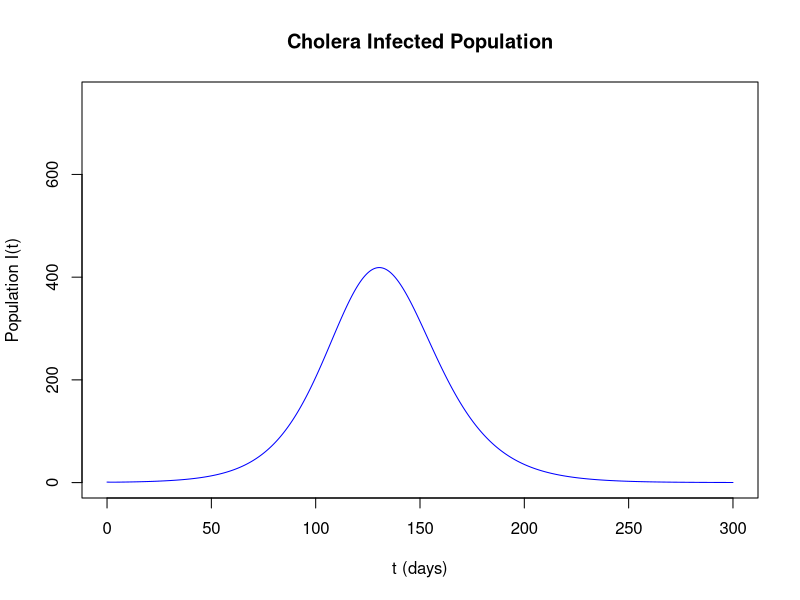
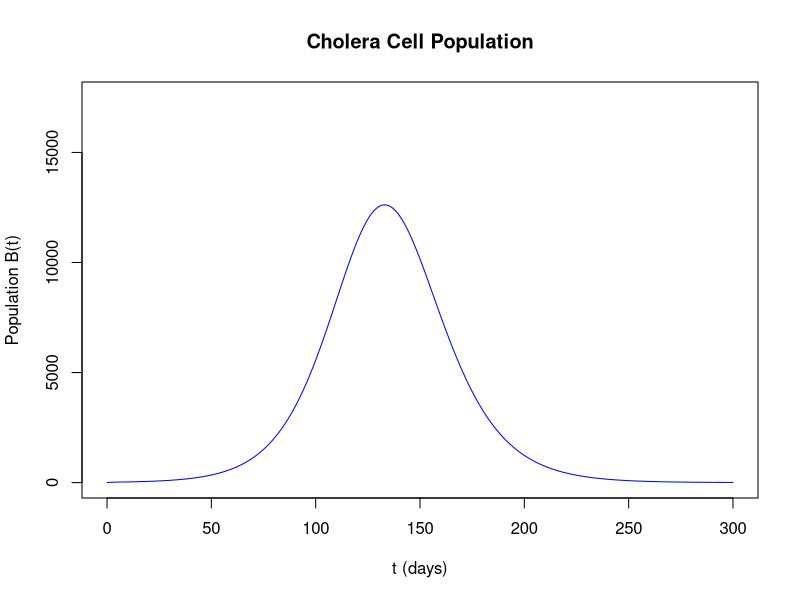

The R source for these figures, in order: (Note: a time limit stopped this script after it produced the figures.)
## ---- chunk 1
graph55 <- function(t_max) {
  # Define the RK4 constants
  N <- 10000;
  t_min <- 0;
  t_max <- t_max;
  h <- (t_max - t_min) / N;
  
  # Define the equation constants
  c <- 1; # day^-1
  k50 <- 1000000; # cells / ml
  gamma <- 0.2; # day^-1
  exr <- 10; # cells / (ml day person)
  nm <- -0.33; # day^-1
  
  # Define the diff eqs
  Sp <- function(B, S) {
    -1*c*( B / (k50+B) )*S;
  }
  
  Ip <- function(B, S, I) {
    c*( B / (k50+B) )*S - gamma*I;
  }
  
  Bp <- function(B, I) {
    exr*I + nm*B;
  }
  
  # Define the arrays for the values of the functions
  S <- rep(0, N);
  I <- rep(0, N);
  B <- rep(0, N);
  t <- rep(0, N);
  
  # Set up initial values
  S[1] <- 10000;
  I[1] <- 1;
  B[1] <- 0;
  t[1] = t_min;
  
  # Runge-Kutta for each diff eq
  for(i in 1:N) {
    # dS/dt
    a1 <- h*Sp(B[i], S[i]);
    b1 <- h*Sp(B[i] + 0.5*a1, S[i] + 0.5*a1);
    c1 <- h*Sp(B[i] + 0.5*b1, S[i] + 0.5*b1)
    d1 <- h*Sp(B[i] + c1, S[i] + c1);
    S[i+1] <- S[i]+(1/6)*(a1+2*b1+2*c1+d1); # Next S value

    
    # dI/dt
    a2 <- h*Ip(B[i], S[i], I[i]);
    b2 <- h*Ip(B[i] + 0.5*a2, S[i] + 0.5*a2, I[i] + 0.5*a2);
    c2 <- h*Ip(B[i] + 0.5*b2, S[i] + 0.5*b2, I[i] + 0.5*a2);
    d2 <- h*Ip(B[i] + c2, S[i] + c2, I[i] + c2);
    I[i+1] <- I[i]+(1/6)*(a2+2*b2+2*c2+d2); # Next I value
    
    # dB/dt
    a3 <- h*Bp(B[i], I[i]);
    b3 <- h*Bp(B[i] + 0.5*a3, I[i] + 0.5*a3);
    c3 <- h*Bp(B[i] + 0.5*b3, I[i] + 0.5*b3)
    d3 <- h*Bp(B[i] + c3, I[i] + c3);
    B[i+1] <- B[i]+(1/6)*(a3+2*b3+2*c3+d3); # Next B value
    
    # Update the time step
    t[i+1] <- t[1] + h*i;
  }
  
  plot(t, I,
        main = "Cholera Infected Population",
        xlab = "t (days)",           #x-axis label
        ylab = "Population I(t)",      #y-axis label
        type="l",
        col="blue", 
        xlim=c(t_min, t_max),                  #x-axis range
        ylim=c(0, 750)                #y-axis range
       )
  cat("Max infected pop reached on day", floor(t[which.max(I)]), "\n" );
  
  plot(t, B,
        main = "Cholera Cell Population",
        xlab = "t (days)",           #x-axis label
        ylab = "Population B(t)",      #y-axis label
        type="l",
        col="blue", 
        xlim=c(t_min, t_max),                  #x-axis range
        ylim=c(0, 17500)                #y-axis range
       )
  cat("Max bacteria count reached on day", floor(t[which.max(B)]), "\n" );

}

graph55(300)
## ---- chunk 2

graphEndemicCholera <- function(t_max) {
  # Define the RK4 constants
  N <- 1000000;
  t_min <- 0;
  t_max <- t_max;
  h <- (t_max - t_min) / N;
  
  # Define the equation constants
  c <- 1; # day^-1
  k50 <- 1000000; # cells / ml
  gamma <- 0.2; # day^-1
  exr <- 10; # cells / (ml day person)
  nm <- -0.33; # day^-1
  omega <- 1/(365*2); # years in days
  
  # Define the diff eqs
  Sp <- function(B, S, R) {
    -1*c*( B / (k50+B) )*S + omega*R;
  }
  
  Ip <- function(B, S, I) {
    c*( B / (k50+B) )*S - gamma*I;
  }
  
  Rp <- function(I, R) {
    gamma*I - omega*R;
  }
  
  Bp <- function(B, I) {
    exr*I + nm*B;
  }
  
  # Define the arrays for the values of the functions
  S <- rep(0, N);
  I <- rep(0, N);
  R <- rep(0, N);
  B <- rep(0, N);
  t <- rep(0, N);
  
  # Set up initial values
  S[1] <- 10000;
  I[1] <- 1;
  R[1] <- 0;
  B[1] <- 0;
  t[1] = t_min;
  
  diverted <- 0;
  
  # Runge-Kutta for each diff eq
  for(i in 1:N) {
    # dS/dt
    a1 <- h*Sp(B[i], S[i], R[i]);
    b1 <- h*Sp(B[i] + 0.5*a1, S[i] + 0.5*a1, R[i] + 0.5*a1);
    c1 <- h*Sp(B[i] + 0.5*b1, S[i] + 0.5*b1, R[i] + 0.5*b1)
    d1 <- h*Sp(B[i] + c1, S[i] + c1, R[i] + c1);
    S[i+1] <- S[i]+(1/6)*(a1+2*b1+2*c1+d1); # Next S value
    
    # dI/dt
    a2 <- h*Ip(B[i], S[i], I[i]);
    b2 <- h*Ip(B[i] + 0.5*a2, S[i] + 0.5*a2, I[i] + 0.5*a2);
    c2 <- h*Ip(B[i] + 0.5*b2, S[i] + 0.5*b2, I[i] + 0.5*b2);
    d2 <- h*Ip(B[i] + c2, S[i] + c2, I[i] + c2);
    I[i+1] <- I[i]+(1/6)*(a2+2*b2+2*c2+d2); # Next I value
      
    # dR/dt
    a2 <- h*Rp(I[i], R[i]);
    b2 <- h*Rp(I[i] + 0.5*a2, R[i] + 0.5*a2);
    c2 <- h*Rp(I[i] + 0.5*b2, R[i] + 0.5*b2);
    d2 <- h*Rp(I[i] + c2, R[i] + c2);
    R[i+1] <- R[i]+(1/6)*(a2+2*b2+2*c2+d2); # Next I value

    # dB/dt
    a4 <- h*Bp(B[i], I[i]);
    b4 <- h*Bp(B[i] + 0.5*a4, I[i] + 0.5*a4);
    c4 <- h*Bp(B[i] + 0.5*b4, I[i] + 0.5*b4)
    d4 <- h*Bp(B[i] + c4, I[i] + c4);
    B[i+1] <- B[i]+(1/6)*(a4+2*b4+2*c4+d4); # Next B value
    
    # Update the time step
    t[i+1] <- t[1] + h*i;
  }
  
  plot(t, S,
        main = "Cholera Susceptible Population",
        xlab = "t (days)",           #x-axis label
        ylab = "Population S(t)",      #y-axis label
        type="l",
        col="blue", 
        xlim=c(t_min, t_max),                  #x-axis range
        ylim=c(0, S[1])                #y-axis range
       )
  
  plot(t, I,
        main = "Cholera Infected Population",
        xlab = "t (days)",           #x-axis label
        ylab = "Population I(t)",      #y-axis label
        type="l",
        col="blue", 
        xlim=c(t_min, t_max),                  #x-axis range
        ylim=c(0, 750)                #y-axis range
       )
  cat("Max infected pop reached on day", floor(t[which.max(I)]), "\n" );
  
  plot(t, R,
        main = "Cholera Recovered Population",
        xlab = "t (days)",           #x-axis label
        ylab = "Population R(t)",      #y-axis label
        type="l",
        col="blue", 
        xlim=c(t_min, t_max),                  #x-axis range
        ylim=c(0, S[1])                #y-axis range
       )
}

graphEndemicCholera(5000)

## ---- chunk 3

graphIncubationCholera <- function(t_max) {
  # Define the RK4 constants
  N <- 100000;
  t_min <- 0;
  t_max <- t_max;
  h <- (t_max - t_min) / N;
  
  # Define the equation constants
  c <- 1; # day^-1
  k50 <- 1000000; # cells / ml
  gamma <- 0.2; # day^-1
  exr <- 10; # cells / (ml day person)
  nm <- -0.33; # day^-1
  omega_r <- 1/(365*2); # years in days
  omega_i <- 1/2.75; # days
  
  # Define the diff eqs
  Sp <- function(B, S, R) {
    -1*c*( B / (k50+B) )*S + omega_r*R;
  }
  
  I_incp <- function(B, S, I_inc) {
    c*( B / (k50+B) )*S - omega_i*I_inc;
  }
  
  I_infp <- function(I_inc, I_inf ) {
    omega_i*I_inc - gamma*I_inf;
  }
  
  Rp <- function(I_inf, R) {
    gamma*I_inf - omega_r*R;
  }
  
  Bp <- function(B, I_inf) {
    exr*I_inf + nm*B;
  }
  
  # Define the arrays for the values of the functions
  S <- rep(0, N);
  I_inc <- rep(0, N);
  I_inf <- rep(0, N);
  R <- rep(0, N);
  B <- rep(0, N);
  t <- rep(0, N);
  
  # Set up initial values
  S[1] <- 10000;
  I_inc[1] <- 0;
  I_inf[1] <- 1;
  R[1] <- 0;
  B[1] <- 0;
  t[1] = t_min;
  
  diverted <- 0;
  
  # Runge-Kutta for each diff eq
  for(i in 1:N) {
    # dS/dt
    a1 <- h*Sp(B[i], S[i], R[i]);
    b1 <- h*Sp(B[i] + 0.5*a1, S[i] + 0.5*a1, R[i] + 0.5*a1);
    c1 <- h*Sp(B[i] + 0.5*b1, S[i] + 0.5*b1, R[i] + 0.5*b1)
    d1 <- h*Sp(B[i] + c1, S[i] + c1, R[i] + c1);
    S[i+1] <- S[i]+(1/6)*(a1+2*b1+2*c1+d1); # Next S value
    
    # dI_inc/dt
    a2 <- h*I_incp(B[i], S[i], I_inc[i]);
    b2 <- h*I_incp(B[i] + 0.5*a2, S[i] + 0.5*a2, I_inc[i] + 0.5*a2);
    c2 <- h*I_incp(B[i] + 0.5*b2, S[i] + 0.5*b2, I_inc[i] + 0.5*b2);
    d2 <- h*I_incp(B[i] + c2, S[i] + c2, I_inc[i] + c2);
    I_inc[i+1] <- I_inc[i]+(1/6)*(a2+2*b2+2*c2+d2); # Next I_inc value
      
    # dI_inf/dt
    a3 <- h*I_infp(I_inc[i], I_inf[i]);
    b3 <- h*I_infp(I_inc[i] + 0.5*a3, I_inf[i] + 0.5*a3);
    c3 <- h*I_infp(I_inc[i] + 0.5*b3, I_inf[i] + 0.5*b3);
    d3 <- h*I_infp(I_inc[i] + c3, I_inf[i] + c3);
    I_inf[i+1] <- I_inf[i]+(1/6)*(a3+2*b3+2*c3+d3); # Next I_inf value
    
    # dR/dt
    a2 <- h*Rp(I_inf[i], R[i]);
    b2 <- h*Rp(I_inf[i] + 0.5*a2, R[i] + 0.5*a2);
    c2 <- h*Rp(I_inf[i] + 0.5*b2, R[i] + 0.5*b2);
    d2 <- h*Rp(I_inf[i] + c2, R[i] + c2);
    R[i+1] <- R[i]+(1/6)*(a2+2*b2+2*c2+d2); # Next I value

    # dB/dt
    a4 <- h*Bp(B[i], I_inf[i]);
    b4 <- h*Bp(B[i] + 0.5*a4, I_inf[i] + 0.5*a4);
    c4 <- h*Bp(B[i] + 0.5*b4, I_inf[i] + 0.5*b4)
    d4 <- h*Bp(B[i] + c4, I_inf[i] + c4);
    B[i+1] <- B[i]+(1/6)*(a4+2*b4+2*c4+d4); # Next B value
    
    # Update the time step
    t[i+1] <- t[1] + h*i;
  }
  
  plot(t, I_inc,
        main = "Cholera Infected Populations",
        xlab = "t (days)",           #x-axis label
        ylab = "Population Size",      #y-axis label
        type="l",
        col="blue", 
        xlim=c(t_min, t_max),                  #x-axis range
        ylim=c(0, 750)                #y-axis range
       )
  lines(t, I_inf);
  
  # Add a point at the maximum value of the incubation and infectious curves
  t_coord = t[which.max(I_inc)];
  pop_coord = max(I_inc);
  points(t_coord, pop_coord);
  #abline(v=t_coord);
  segments(t_coord, 0, t_coord, pop_coord, lty=2);
  
  t_coord = t[which.max(I_inf)];
  pop_coord = max(I_inf);
  points(t_coord, pop_coord);
  #abline(v=t_coord);
  segments(t_coord, 0, t_coord, pop_coord, lty=2);
    
  
  legend("topright",
         legend = c("incubation", "infectious"), #Vector of legend items
         col = c("blue", "black"),  #vector of colors for legend items
         lty = c(1, 1),            #Vector of line types for legend items
         lwd=3)
    
  cat("Max incubating-infected pop reached on day", floor(t[which.max(I_inc)]), "\n" );
  
  cat("Max infectious-infected pop reached on day", floor(t[which.max(I_inf)]), "\n" );
  
  cat("Max bacteria count reached on day", floor(t[which.max(B)]), "\n" );
}

graphIncubationCholera(300)
